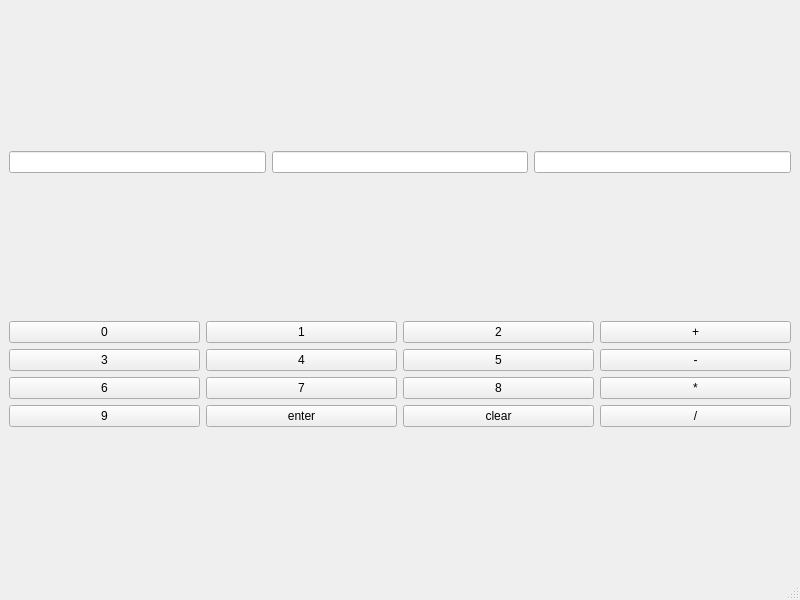
<?xml version="1.0" encoding="UTF-8"?>
<ui version="4.0">
 <class>MainWindow</class>
 <widget class="QMainWindow" name="MainWindow">
  <property name="geometry">
   <rect>
    <x>0</x>
    <y>0</y>
    <width>800</width>
    <height>600</height>
   </rect>
  </property>
  <property name="windowTitle">
   <string>MainWindow</string>
  </property>
  <widget class="QWidget" name="centralwidget">
   <layout class="QGridLayout" name="gridLayout_2">
    <item row="0" column="0">
     <layout class="QHBoxLayout" name="horizontalLayout">
      <item>
       <widget class="QLineEdit" name="dis1"/>
      </item>
      <item>
       <widget class="QLineEdit" name="dis2"/>
      </item>
      <item>
       <widget class="QLineEdit" name="dis3"/>
      </item>
     </layout>
    </item>
    <item row="1" column="0">
     <layout class="QGridLayout" name="gridLayout">
      <item row="0" column="2">
       <widget class="QPushButton" name="B2">
        <property name="text">
         <string>2</string>
        </property>
       </widget>
      </item>
      <item row="1" column="1">
       <widget class="QPushButton" name="B4">
        <property name="text">
         <string>4</string>
        </property>
       </widget>
      </item>
      <item row="2" column="3">
       <widget class="QPushButton" name="BMul">
        <property name="text">
         <string>*</string>
        </property>
       </widget>
      </item>
      <item row="1" column="3">
       <widget class="QPushButton" name="BSub">
        <property name="text">
         <string>-</string>
        </property>
       </widget>
      </item>
      <item row="0" column="1">
       <widget class="QPushButton" name="B1">
        <property name="text">
         <string>1</string>
        </property>
       </widget>
      </item>
      <item row="2" column="2">
       <widget class="QPushButton" name="B8">
        <property name="text">
         <string>8</string>
        </property>
       </widget>
      </item>
      <item row="1" column="2">
       <widget class="QPushButton" name="B5">
        <property name="text">
         <string>5</string>
        </property>
       </widget>
      </item>
      <item row="0" column="0">
       <widget class="QPushButton" name="B0">
        <property name="text">
         <string>0</string>
        </property>
       </widget>
      </item>
      <item row="1" column="0">
       <widget class="QPushButton" name="B3">
        <property name="text">
         <string>3</string>
        </property>
       </widget>
      </item>
      <item row="0" column="3">
       <widget class="QPushButton" name="BAdd">
        <property name="text">
         <string>+</string>
        </property>
       </widget>
      </item>
      <item row="2" column="0">
       <widget class="QPushButton" name="B6">
        <property name="text">
         <string>6</string>
        </property>
       </widget>
      </item>
      <item row="2" column="1">
       <widget class="QPushButton" name="B7">
        <property name="text">
         <string>7</string>
        </property>
       </widget>
      </item>
      <item row="3" column="0">
       <widget class="QPushButton" name="B9">
        <property name="text">
         <string>9</string>
        </property>
       </widget>
      </item>
      <item row="3" column="1">
       <widget class="QPushButton" name="enter">
        <property name="text">
         <string>enter</string>
        </property>
       </widget>
      </item>
      <item row="3" column="2">
       <widget class="QPushButton" name="clear">
        <property name="text">
         <string>clear</string>
        </property>
       </widget>
      </item>
      <item row="3" column="3">
       <widget class="QPushButton" name="BDiv">
        <property name="text">
         <string>/</string>
        </property>
       </widget>
      </item>
     </layout>
    </item>
   </layout>
  </widget>
  <widget class="QMenuBar" name="menubar">
   <property name="geometry">
    <rect>
     <x>0</x>
     <y>0</y>
     <width>800</width>
     <height>21</height>
    </rect>
   </property>
  </widget>
  <widget class="QStatusBar" name="statusbar"/>
 </widget>
 <resources/>
 <connections/>
</ui>
